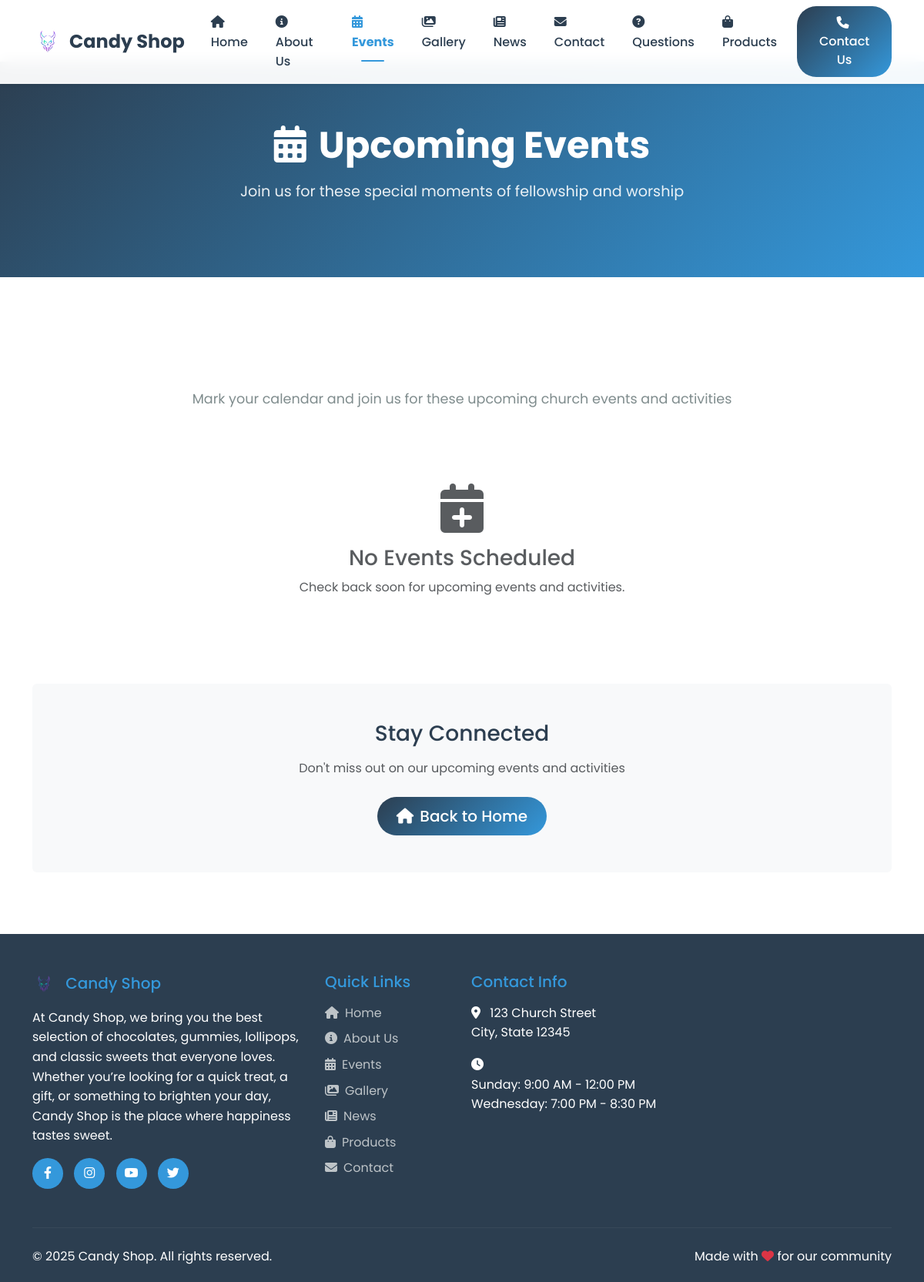
Screenshot of /events.php with the database file from the repository.
### tables this page shows
CREATE TABLE `general_elements` (
  `id` int(11) NOT NULL,
  `ClientID` int(11) NOT NULL,
  `client_name` varchar(255) NOT NULL,
  `phone` varchar(12) NOT NULL,
  `facebook` varchar(255) DEFAULT NULL,
  `icon` varchar(3000) NOT NULL,
  `background_img1` varchar(255) DEFAULT NULL,
  `background_img2` varchar(255) DEFAULT NULL,
  `background_img3` varchar(255) DEFAULT NULL,
  `description` text DEFAULT NULL,
  `title_page2` varchar(255) DEFAULT NULL,
  `title_page3` varchar(255) DEFAULT NULL
);

### events.php (the view, shortened to what this page needs)
<?php
include 'components/head.inc.php';
$events_query = "SELECT * FROM weekly_program ORDER BY date ASC, time ASC LIMIT 6";
$events_result = $conn->query($events_query);
?>
<?php include 'components/navbar.inc.php'; ?>
<section class="page-header">
    <div class="container">
        <h1><i class="fas fa-calendar-alt me-3"></i>Upcoming Events</h1>
        <p>Join us for these special moments of fellowship and worship</p>
    </div>
</section>
<section class="content-section">
    <div class="container">
        <div class="row">
            <div class="col-12">
                <p class="section-subtitle">Mark your calendar and join us for these upcoming church events and activities</p>
            </div>
        </div>
        <?php if ($events_result && $events_result->num_rows > 0): ?>
            <div class="row">
                <?php while ($event = $events_result->fetch_assoc()): ?>
                    <div class="col-lg-4 col-md-6 mb-4">
                        <div class="card h-100">
                            <div class="card-body">
                                <div class="d-flex align-items-center mb-3">
                                    <div class="bg-primary text-white rounded-circle d-flex align-items-center justify-content-center me-3" style="width: 60px; height: 60px;">
                                        <div class="text-center">
                                            <div class="fw-bold fs-5"><?php echo date('j', strtotime($event['date'])); ?></div>
                                            <div class="small"><?php echo date('M', strtotime($event['date'])); ?></div>
                                        </div>
                                    </div>
                                    <div>
                                        <h6 class="mb-0 text-muted"><?php echo date('l', strtotime($event['date'])); ?></h6>
                                        <small class="text-muted"><?php echo date('F Y', strtotime($event['date'])); ?></small>
                                    </div>
                                </div>
                                <h5 class="card-title text-primary"><?php echo htmlspecialchars($event['title']); ?></h5>
                                <?php if (!empty($event['description'])): ?>
                                    <p class="card-text"><?php echo htmlspecialchars($event['description']); ?></p>
                                <?php endif; ?>
                                <div class="event-details">
                                    <?php if (!empty($event['time'])): ?>
                                        <div class="d-flex align-items-center mb-2">
                                            <i class="fas fa-clock text-secondary me-2"></i>
                                            <span class="text-muted"><?php echo date('g:i A', strtotime($event['time'])); ?></span>
                                        </div>
                                    <?php endif; ?>
                                    <?php if (!empty($event['location'])): ?>
                                        <div class="d-flex align-items-center">
                                            <i class="fas fa-map-marker-alt text-secondary me-2"></i>
                                            <span class="text-muted"><?php echo htmlspecialchars($event['location']); ?></span>
                                        </div>
                                    <?php endif; ?>
                                </div>
                            </div>
                        </div>
                    </div>
                <?php endwhile; ?>
            </div>
        <?php else: ?>
            <div class="row">
                <div class="col-12 text-center">
                    <div class="py-5">
                        <i class="fas fa-calendar-plus text-muted" style="font-size: 4rem;"></i>
                        <h3 class="mt-3 text-muted">No Events Scheduled</h3>
                        <p class="text-muted">Check back soon for upcoming events and activities.</p>
                    </div>
                </div>
            </div>
        <?php endif; ?>
        <div class="row mt-5">
            <div class="col-12 text-center">
                <div class="bg-light rounded p-5">
                    <h3 class="text-primary mb-3">Stay Connected</h3>
                    <p class="text-muted mb-4">Don't miss out on our upcoming events and activities</p>
                    <a href="index.php" class="btn btn-primary btn-lg">
                        <i class="fas fa-home me-2"></i>Back to Home
                    </a>
                </div>
            </div>
        </div>
    </div>
</section>
<?php include 'components/footer.inc.php'; ?>

### components/navbar.inc.php (shortened to what this page needs)
<?php
$current_page = basename($_SERVER['PHP_SELF'], '.php');
?>
<nav class="navbar navbar-expand-lg navbar-light bg-white shadow-sm fixed-top">
    <div class="container">
        <a class="navbar-brand d-flex align-items-center" href="index.php">
            <?php if(isset($general_data['icon']) && !empty($general_data['icon'])): ?>
                <img src="church/uploads/<?php echo htmlspecialchars($general_data['icon']); ?>" alt="Logo" height="40" class="me-2">
            <?php else: ?>
                <i class="fas fa-church me-2 text-primary"></i>
            <?php endif; ?>
            <?php echo isset($general_data['client_name']) ? htmlspecialchars($general_data['client_name']) : 'Church'; ?>
        </a>
        <div class="collapse navbar-collapse" id="navbarNav">
            <ul class="navbar-nav ms-auto">
                <li class="nav-item">
                    <a class="nav-link <?php echo ($current_page == 'index') ? 'active fw-bold' : ''; ?>" href="index.php">
                        <i class="fas fa-home me-1"></i>Home
                    </a>
                </li>
                <?php if(!empty($navbar_items)): ?>
                    <?php foreach($navbar_items as $item): ?>
                        <?php
                        $page_name = strtolower(str_replace(' ', '', $item['page_name']));
                        $is_active = false;
                        if($current_page == $page_name ||
                           ($current_page == 'about' && $page_name == 'aboutus') ||
                           ($current_page == 'gallery' && $page_name == 'photogallery') ||
                           ($current_page == 'news' && $page_name == 'news') ||
                           ($current_page == 'contact' && $page_name == 'contactus') ||
                           ($current_page == 'questions' && $page_name == 'questions') ||
                           ($current_page == 'events' && $page_name == 'events') ||
                           ($current_page == 'products' && $page_name == 'products')) {
                            $is_active = true;
                        }
                        ?>
                        <li class="nav-item">
                            <a class="nav-link <?php echo $is_active ? 'active fw-bold' : ''; ?>" href="<?php echo htmlspecialchars($item['page_link']); ?>">
                                <?php
                                $icon = 'fas fa-file-alt';
                                if(strpos(strtolower($item['page_name']), 'about') !== false) $icon = 'fas fa-info-circle';
                                elseif(strpos(strtolower($item['page_name']), 'gallery') !== false) $icon = 'fas fa-images';
                                elseif(strpos(strtolower($item['page_name']), 'news') !== false) $icon = 'fas fa-newspaper';
                                elseif(strpos(strtolower($item['page_name']), 'contact') !== false) $icon = 'fas fa-envelope';
                                elseif(strpos(strtolower($item['page_name']), 'service') !== false) $icon = 'fas fa-hands-praying';
                                elseif(strpos(strtolower($item['page_name']), 'question') !== false) $icon = 'fas fa-question-circle';
                                elseif(strpos(strtolower($item['page_name']), 'event') !== false) $icon = 'fas fa-calendar-alt';
                                elseif(strpos(strtolower($item['page_name']), 'product') !== false) $icon = 'fas fa-shopping-bag';
                                ?>
                                <i class="<?php echo $icon; ?> me-1"></i><?php echo htmlspecialchars($item['page_name']); ?>
                            </a>
                        </li>
                    <?php endforeach; ?>
                <?php else: ?>
                    <li class="nav-item">
                        <a class="nav-link <?php echo ($current_page == 'about') ? 'active fw-bold' : ''; ?>" href="about.php">
                            <i class="fas fa-info-circle me-1"></i>About Us
                        </a>
                    </li>
                    <li class="nav-item">
                        <a class="nav-link <?php echo ($current_page == 'events') ? 'active fw-bold' : ''; ?>" href="events.php">
                            <i class="fas fa-calendar-alt me-1"></i>Events
                        </a>
                    </li>
                    <li class="nav-item">
                        <a class="nav-link <?php echo ($current_page == 'gallery') ? 'active fw-bold' : ''; ?>" href="gallery.php">
                            <i class="fas fa-images me-1"></i>Gallery
                        </a>
                    </li>
                    <li class="nav-item">
                        <a class="nav-link <?php echo ($current_page == 'news') ? 'active fw-bold' : ''; ?>" href="news.php">
                            <i class="fas fa-newspaper me-1"></i>News
                        </a>
                    </li>
                    <li class="nav-item">
                        <a class="nav-link <?php echo ($current_page == 'contact') ? 'active fw-bold' : ''; ?>" href="contact.php">
                            <i class="fas fa-envelope me-1"></i>Contact
                        </a>
                    </li>
                    <li class="nav-item">
                        <a class="nav-link <?php echo ($current_page == 'questions') ? 'active fw-bold' : ''; ?>" href="questions.php">
                            <i class="fas fa-question-circle me-1"></i>Questions
                        </a>
                    </li>
                    <li class="nav-item">
                        <a class="nav-link <?php echo ($current_page == 'products') ? 'active fw-bold' : ''; ?>" href="products.php">
                            <i class="fas fa-shopping-bag me-1"></i>Products
                        </a>
                    </li>
                <?php endif; ?>
                <li class="nav-item ms-2">
                    <a class="btn btn-primary" href="contact.php">
                        <i class="fas fa-phone me-1"></i>Contact Us
                    </a>
                </li>
            </ul>
        </div>
    </div>
</nav>

### components/footer.inc.php (shortened to what this page needs)
<footer class="footer">
    <div class="container">
        <div class="row">
            <div class="col-lg-4 col-md-6 mb-4">
                <h5>
                    <?php if(isset($general_data['icon']) && !empty($general_data['icon'])): ?>
                        <img src="church/uploads/<?php echo htmlspecialchars($general_data['icon']); ?>" alt="Logo" height="30" class="me-2">
                    <?php else: ?>
                        <i class="fas fa-church me-2"></i>
                    <?php endif; ?>
                    <?php echo isset($general_data['client_name']) ? htmlspecialchars($general_data['client_name']) : 'Church'; ?>
                </h5>
                <p class="mb-3">
                    <?php echo isset($general_data['description']) ? htmlspecialchars($general_data['description']) : 'Welcome to our church community. We are dedicated to serving God and our community with love, faith, and compassion.'; ?>
                </p>
                <div class="social-links">
                    <?php if(isset($general_data['facebook']) && !empty($general_data['facebook'])): ?>
                        <a href="<?php echo htmlspecialchars($general_data['facebook']); ?>" target="_blank" title="Facebook">
                            <i class="fab fa-facebook-f"></i>
                        </a>
                    <?php endif; ?>
                    <a href="#" title="Instagram">
                        <i class="fab fa-instagram"></i>
                    </a>
                    <a href="#" title="YouTube">
                        <i class="fab fa-youtube"></i>
                    </a>
                    <a href="#" title="Twitter">
                        <i class="fab fa-twitter"></i>
                    </a>
                </div>
            </div>
            <div class="col-lg-2 col-md-6 mb-4">
                <h5>Quick Links</h5>
                <ul class="list-unstyled">
                    <li class="mb-2">
                        <a href="index.php">
                            <i class="fas fa-home me-2"></i>Home
                        </a>
                    </li>
                    <li class="mb-2">
                        <a href="about.php">
                            <i class="fas fa-info-circle me-2"></i>About Us
                        </a>
                    </li>
                    <li class="mb-2">
                        <a href="events.php">
                            <i class="fas fa-calendar-alt me-2"></i>Events
                        </a>
                    </li>
                    <li class="mb-2">
                        <a href="gallery.php">
                            <i class="fas fa-images me-2"></i>Gallery
                        </a>
                    </li>
                    <li class="mb-2">
                        <a href="news.php">
                            <i class="fas fa-newspaper me-2"></i>News
                        </a>
                    </li>
                    <li class="mb-2">
                        <a href="products.php">
                            <i class="fas fa-shopping-bag me-2"></i>Products
                        </a>
                    </li>
                    <li class="mb-2">
                        <a href="contact.php">
                            <i class="fas fa-envelope me-2"></i>Contact
                        </a>
                    </li>
                </ul>
            </div>
            <div class="col-lg-3 col-md-6 mb-4">
                <h5>Contact Info</h5>
                <div class="contact-info">
                    <div class="mb-3">
                        <i class="fas fa-map-marker-alt me-2"></i>
                        <span>123 Church Street<br>City, State 12345</span>
                    </div>
                    <div class="mb-3">
                        <i class="fas fa-clock me-2"></i>
                        <div>
                            <div>Sunday: 9:00 AM - 12:00 PM</div>
                            <div>Wednesday: 7:00 PM - 8:30 PM</div>
                        </div>
                    </div>
                </div>
            </div>
        </div>
        <hr class="my-4" style="border-color: rgba(255,255,255,0.2);">
        <div class="row align-items-center">
            <div class="col-md-6">
                <p class="mb-0">
                    &copy; <?php echo date('Y'); ?> <?php echo isset($general_data['client_name']) ? htmlspecialchars($general_data['client_name']) : 'Church'; ?>. All rights reserved.
                </p>
            </div>
            <div class="col-md-6 text-md-end">
                <p class="mb-0">
                    Made with <i class="fas fa-heart text-danger"></i> for our community
                </p>
            </div>
        </div>
    </div>
</footer>
</body>
</html>

### rows the page displays
general_elements: icon (picture), client_name "Candy Shop", description "At Candy Shop, we bring you the best selection of chocolates, gummies, lollipops, and classic sweets that everyone loves. Whether you’re looking for a quick treat, a gift, or something to brighten your day, Candy Shop is the place where happiness tastes sweet."
